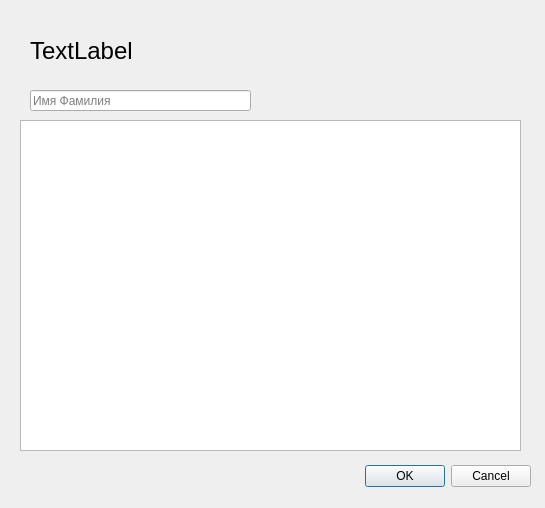
<?xml version="1.0" encoding="UTF-8"?>
<ui version="4.0">
 <class>Reservation_choose</class>
 <widget class="QDialog" name="Reservation_choose">
  <property name="geometry">
   <rect>
    <x>0</x>
    <y>0</y>
    <width>545</width>
    <height>508</height>
   </rect>
  </property>
  <property name="windowTitle">
   <string>Dialog</string>
  </property>
  <widget class="QDialogButtonBox" name="buttonBox">
   <property name="geometry">
    <rect>
     <x>190</x>
     <y>460</y>
     <width>341</width>
     <height>32</height>
    </rect>
   </property>
   <property name="orientation">
    <enum>Qt::Horizontal</enum>
   </property>
   <property name="standardButtons">
    <set>QDialogButtonBox::Cancel|QDialogButtonBox::Ok</set>
   </property>
  </widget>
  <widget class="QTableWidget" name="tw_list">
   <property name="geometry">
    <rect>
     <x>20</x>
     <y>120</y>
     <width>501</width>
     <height>331</height>
    </rect>
   </property>
  </widget>
  <widget class="QLineEdit" name="lineEdit">
   <property name="geometry">
    <rect>
     <x>30</x>
     <y>90</y>
     <width>221</width>
     <height>21</height>
    </rect>
   </property>
   <property name="placeholderText">
    <string>Имя Фамилия</string>
   </property>
  </widget>
  <widget class="QLabel" name="label">
   <property name="geometry">
    <rect>
     <x>30</x>
     <y>35</y>
     <width>331</width>
     <height>31</height>
    </rect>
   </property>
   <property name="font">
    <font>
     <pointsize>18</pointsize>
    </font>
   </property>
   <property name="text">
    <string>TextLabel</string>
   </property>
  </widget>
 </widget>
 <resources/>
 <connections>
  <connection>
   <sender>buttonBox</sender>
   <signal>accepted()</signal>
   <receiver>Reservation_choose</receiver>
   <slot>accept()</slot>
   <hints>
    <hint type="sourcelabel">
     <x>248</x>
     <y>254</y>
    </hint>
    <hint type="destinationlabel">
     <x>157</x>
     <y>274</y>
    </hint>
   </hints>
  </connection>
  <connection>
   <sender>buttonBox</sender>
   <signal>rejected()</signal>
   <receiver>Reservation_choose</receiver>
   <slot>reject()</slot>
   <hints>
    <hint type="sourcelabel">
     <x>316</x>
     <y>260</y>
    </hint>
    <hint type="destinationlabel">
     <x>286</x>
     <y>274</y>
    </hint>
   </hints>
  </connection>
 </connections>
</ui>
